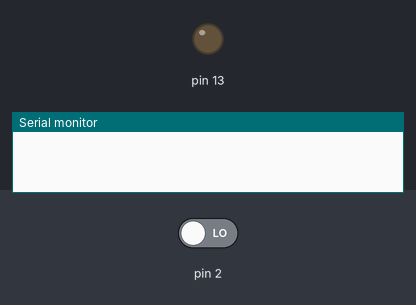
A sketch run on a simulated Arduino Uno, built with avr-gcc and run on an emulated ATmega328P. On the bench: output pins drawn as LEDs (lit = HIGH), the last lines printed to the serial monitor. Inputs (shaded band) come from the test bench; at power-on: pin 2 LOW.

Above: at 1.2 s.
1.3 s: pin 2 driven HIGH
At 2.5 s:
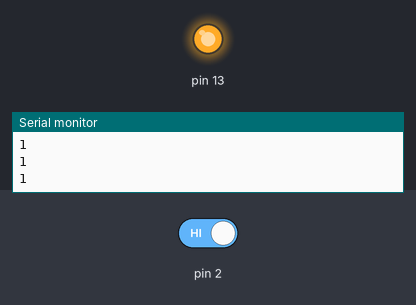
2.8 s: pin 2 driven LOW
At 3.6 s:
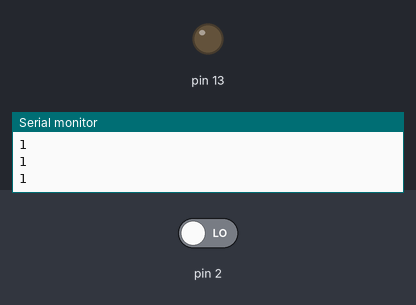
Timing chart, 0 to 5.8 s (numbered marks = the images above; inputs shaded):
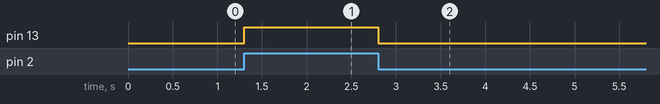

The sketch:

bouton_dorra.ino
```cpp
int etatBouton;
void setup(){
    Serial.begin(9600);

  pinMode(2,INPUT);
  pinMode(13,OUTPUT);
      etatBouton = HIGH; // on initialise l'état du bouton comme "relaché"

}

void loop(){
  etatBouton=digitalRead(2);
  int b;

  b = 1;
  int x=0;

    if(etatBouton == HIGH) // test si le bouton a un niveau logique HAUT
  {
      digitalWrite(13,HIGH);
      x=1;
      Serial.println(x);
  }
  else {
      digitalWrite(13,LOW);

     x=0;
   }


}
```

Measured:
- after the input at 1.3 s, pin 13: LOW → HIGH at once
- after the input at 2.8 s, pin 13: HIGH → LOW at once
